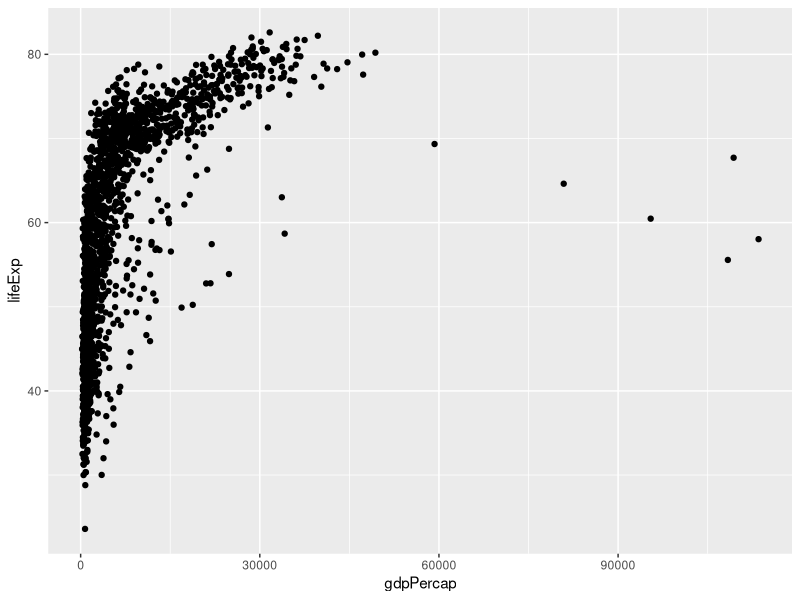
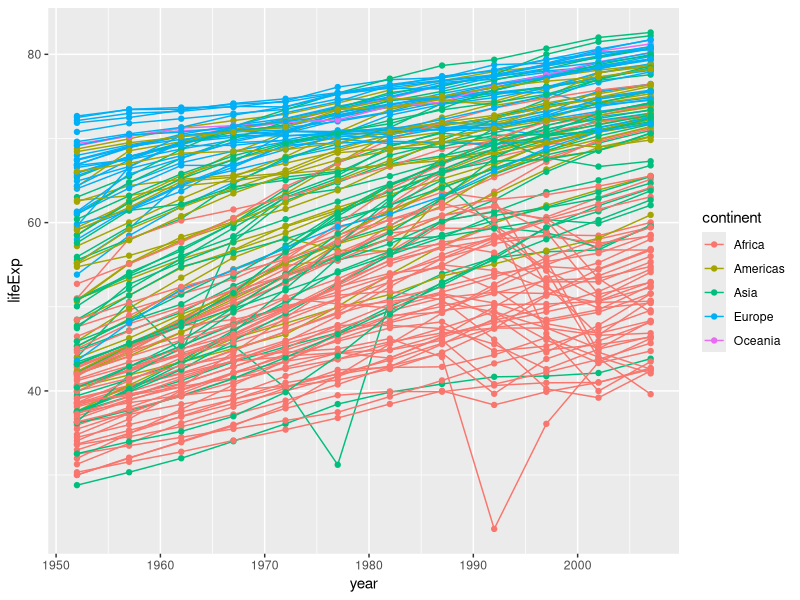
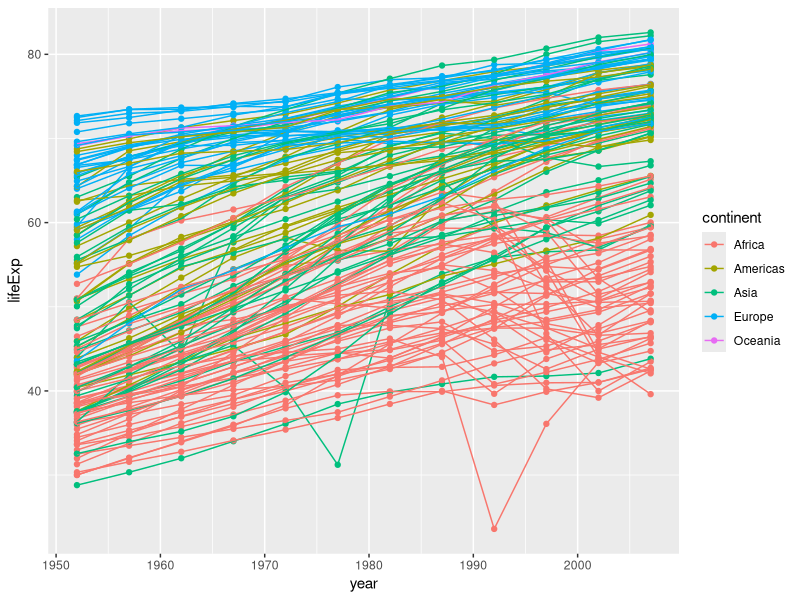
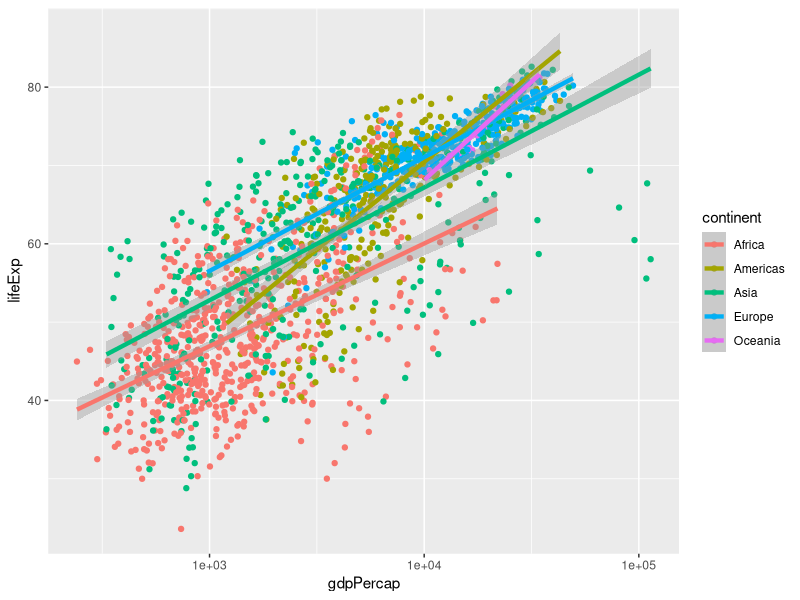
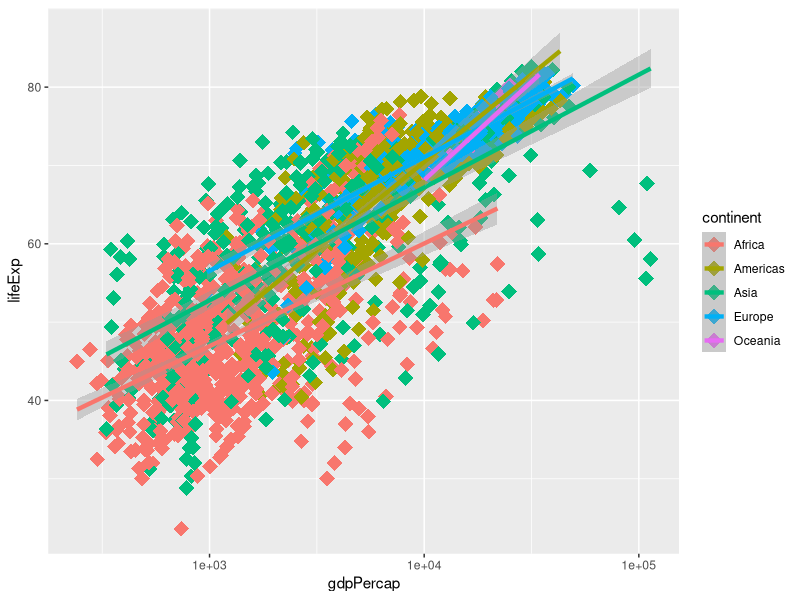
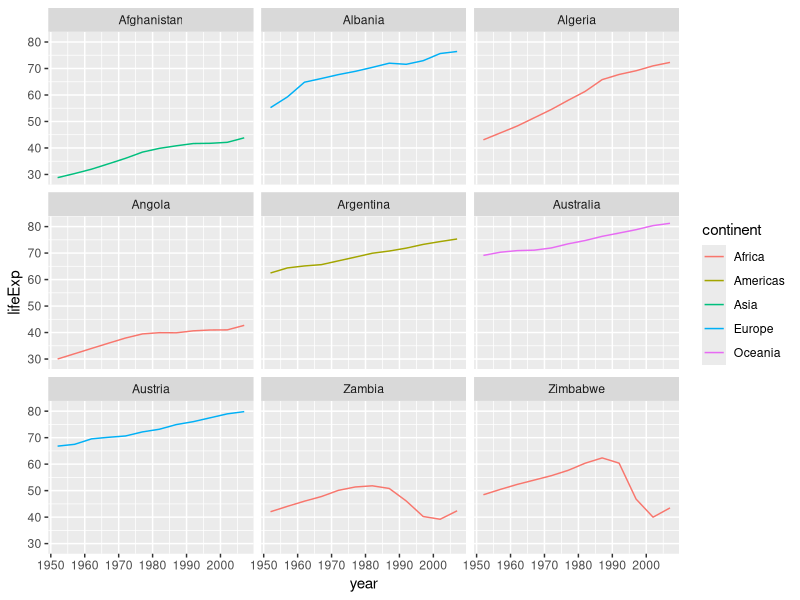
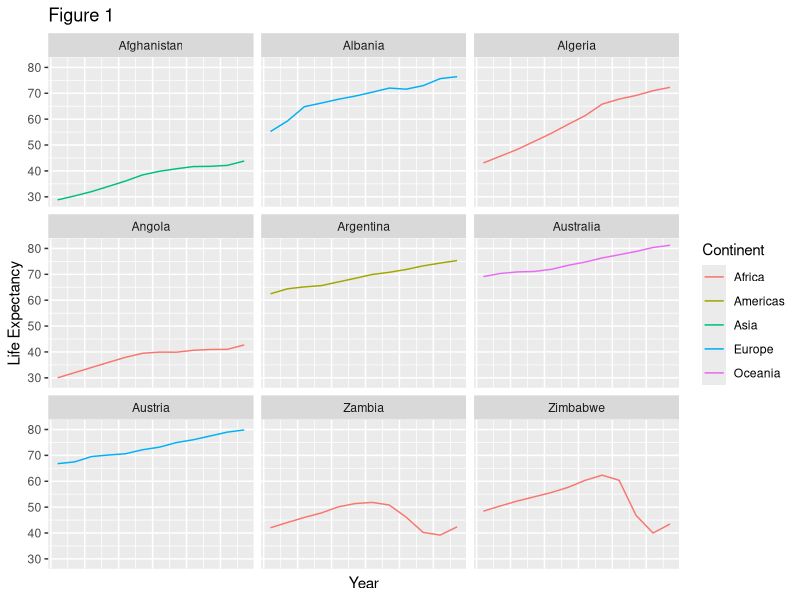
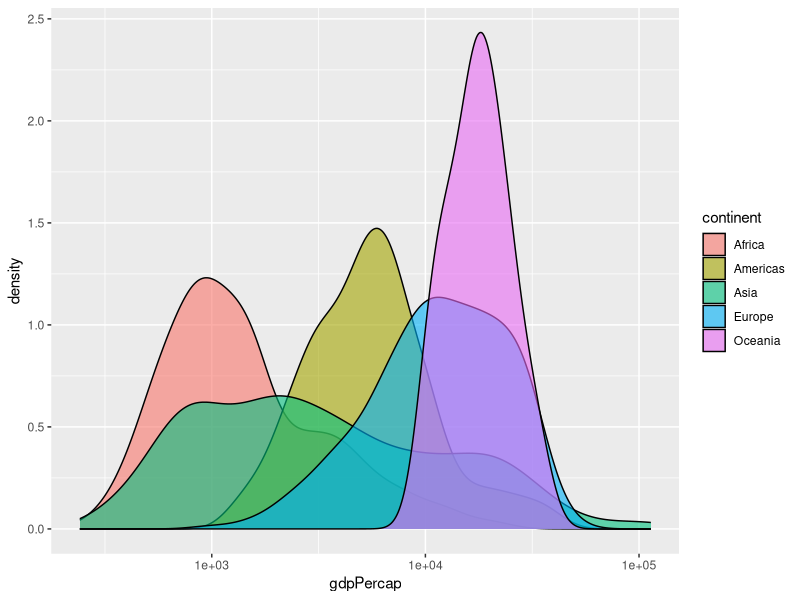

The R script that drew these images, in order:
setwd(dir = '~/Desktop/SWC_fall2018')

install.packages("ggplot2")
library(ggplot2)

gapminder <- read.table(file = "Data/gapminder.txt", header = TRUE)
View(gapminder)

ggplot(data = gapminder, aes(x = gdpPercap, y = lifeExp)) + geom_point()

#challenge 1
ggplot(data = gapminder, aes(x = year, y = lifeExp, by = country, color = continent)) + 
  geom_line(aes()) + geom_point()


#challenge 2
ggplot(data = gapminder, aes(x = year, y = lifeExp, by = country, color = continent)) + geom_point() + geom_line()

#stats
ggplot(data = gapminder, aes(x = gdpPercap, y = lifeExp, color = continent)) + 
  geom_point() + scale_x_log10() + geom_smooth(method = "lm", size = 1.5)

#cchallenge 3
ggplot(data = gapminder, aes(x = gdpPercap, y = lifeExp, color = continent)) + 
  geom_point(size = 5, shape = "diamond") + scale_x_log10() + geom_smooth(method = "lm", size = 1.5)

starts.with <- substr(x = gapminder$country, start = 1, stop = 1)
az.countries <- gapminder[starts.with %in% c("A", "Z"),]

ggplot(data = az.countries, aes(x = year, y = lifeExp, color = continent)) + geom_line() + facet_wrap( ~ country )

ggplot(data = az.countries, aes(x = year, y = lifeExp, color = continent)) + geom_line() + facet_wrap(~country) + 
  labs(x = "Year", y = "Life Expectancy", title = "Figure 1", color = "Continent") +
  theme(axis.text.x = element_blank(), axis.ticks.x = element_blank())

#challenge 4
ggplot(data = gapminder, aes(x = gdpPercap)) + geom_density(alpha = 0.6, aes(fill = continent)) + scale_x_log10()

